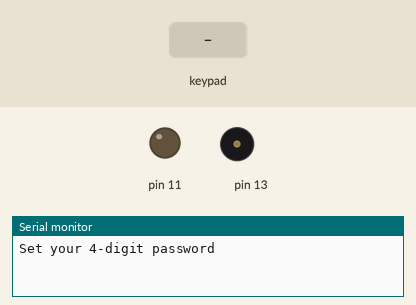
A sketch run on a simulated Arduino Uno, built with avr-gcc and run on an emulated ATmega328P. On the bench: output pins drawn as LEDs (lit = HIGH), buzzer (waves = sounding), the last lines printed to the serial monitor. The inputs (shaded band) are chosen by the test bench.

Above: at 0.8 s.
0.9 s: keypad keys 1 0 9 8 7 pressed 0.4 s apart
At 1.4 s:
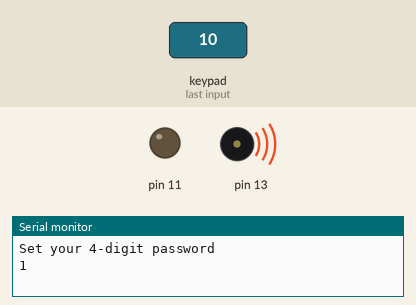
4.4 s: key 'A' pressed
At 5.2 s:
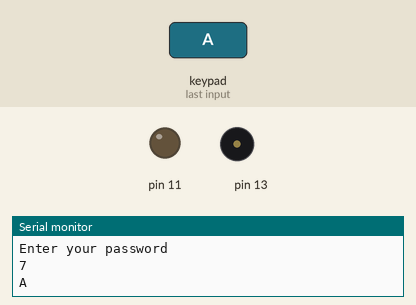
5.9 s: key 'B' pressed
At 6.0 s:
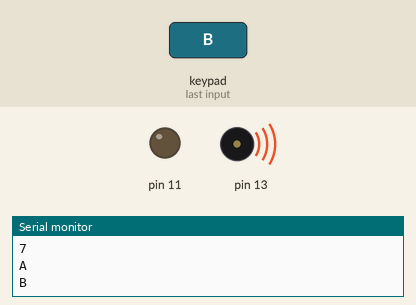
7.4 s: keypad keys 1 0 9 8 7 # pressed 0.4 s apart
At 9.9 s:
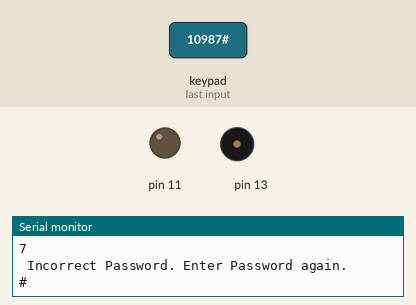
11.3 s: key 'C' pressed
At 11.4 s:
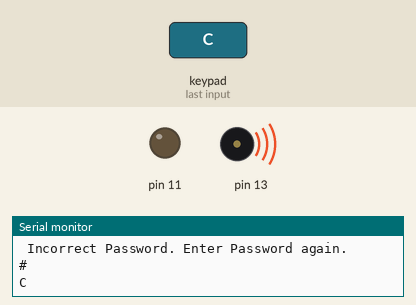
Timing chart, 0 to 13.8 s (numbered marks = the images above; inputs shaded):
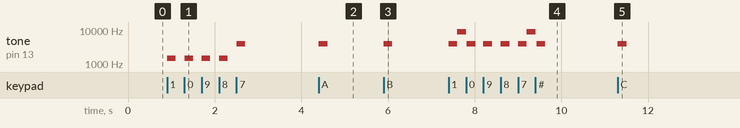

The sketch:

keypad_door_lock.ino
```cpp
#include <Keypad.h>

const byte numRows= 4; //number of rows on the keypad
const byte numCols= 4; //number of columns on the keypad

//keymap defines the key pressed according to the row and columns just as appears on the keypad
char keymap[numRows][numCols]=
{
{'1', '2', '3', 'A'},
{'4', '5', '6', 'B'},
{'7', '8', '9', 'C'},
{'*', '0', '#', 'D'}
};

//Code that shows the the keypad connections to the arduino terminals
byte rowPins[numRows] = {10, 9,8,7}; //Rows 0 to 3
byte colPins[numCols]= {6,5,4,3}; //Columns 0 to 3

//initializes an instance of the Keypad class
Keypad myKeypad= Keypad(makeKeymap(keymap), rowPins, colPins, numRows, numCols);

String password;


void setup()
{
  pinMode(13, OUTPUT);
  pinMode(11, OUTPUT);
  pinMode(10, OUTPUT);
  pinMode(9, OUTPUT);
  pinMode(8, OUTPUT);
  pinMode(7, OUTPUT);
  pinMode(6, OUTPUT);
  pinMode(5, OUTPUT);
  pinMode(4, OUTPUT);
  pinMode(3, OUTPUT);
  Serial.begin(9600);


   int i, j ;


  Serial.println("Set your 4-digit password") ;

  int num_entered = 0;

  while(num_entered < 4){

      char keypressed = myKeypad.getKey();
      if (keypressed != NO_KEY)
      {tone(13, 1500);
      delay(200);
      noTone(13);
      Serial.println(keypressed);


      password += keypressed;
        num_entered++;
      }
  }
  Serial.println("Password has been set succesfully");
  Serial.println(password);

  Serial.println("Enter your password") ;


}


void loop()
{


  int pass_tried = 0;

  while(pass_tried < 3) {

     String temp_pass = "" ;

     int num_entered = 0;

     while(num_entered < 4){

      char keypressed = myKeypad.getKey();
      if (keypressed != NO_KEY)
      {  Serial.println(keypressed);
      tone(13, 4000);
      delay(200);
      noTone(13);
      temp_pass += keypressed;
        num_entered++;
      }

  }
    if(temp_pass == password) {
    Serial.println("Correct Password") ;
    digitalWrite(11, HIGH) ; delay(5000) ; digitalWrite(11, LOW) ;
    break;
    }

   pass_tried++ ;
   tone(13, 9000);
      delay(200);
      noTone(13); digitalWrite(13,LOW);
   Serial.println(" Incorrect Password. Enter Password again.");
 }
  if(pass_tried >= 3) {
  tone(13, 800);
      delay(10000);
      noTone(13);
 } ;


}
```

Measured:
- after the input at 0.9 s, tone on pin 13: plays 1500 Hz for 0.20 s, 1500 Hz for 0.20 s, 1500 Hz for 0.20 s, 1500 Hz for 0.20 s, 4000 Hz for 0.20 s, starting at once
- after the input at 4.4 s, tone on pin 13: silent → 4000 Hz at once, → silent 0.20 s later
- after the input at 5.9 s, tone on pin 13: silent → 4000 Hz at once, → silent 0.20 s later
- after the input at 7.4 s, tone on pin 13: plays 4000 Hz for 0.20 s, 9000 Hz for 0.20 s, 4000 Hz for 0.20 s, 4000 Hz for 0.20 s, 4000 Hz for 0.20 s, 4000 Hz for 0.20 s … (8 notes in this stretch), starting at once
- after the input at 11.3 s, tone on pin 13: silent → 4000 Hz at once, → silent 0.20 s later
